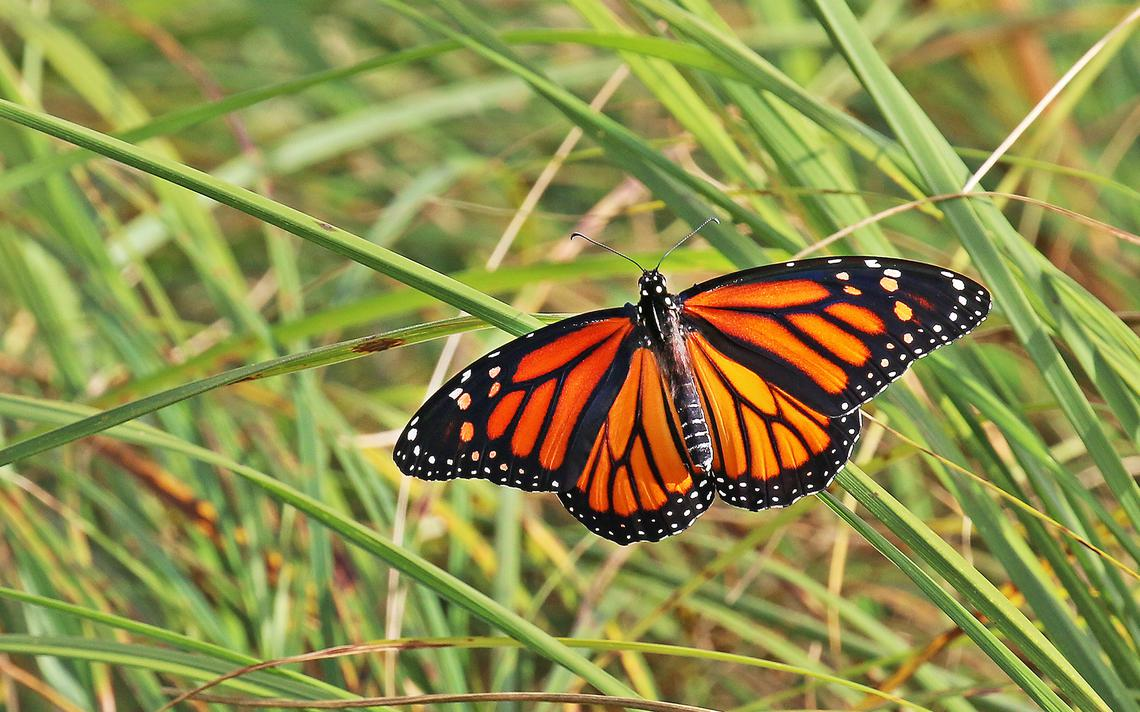
#> input picture Images/butterfly.jpg, 1140 x 712 px
$ jupyter execute 'Lecture 3_ex.ipynb'
#> lines starting #> are read from the running program, lines starting #| are printed output that depends on the picture; long printed decimals are rounded
Induwara Senadheera
190574U

[cell 1]
# Question 01

import cv2 as cv
import numpy as np
import matplotlib.pyplot as plt

img = cv.imread(r"./Images/butterfly.jpg")
#> img is the input picture: shape (712, 1140, 3); mean B, G, R 74.4, 141.7, 141.7

kernel = np.ones((9,9), float)/81
imgc = cv.filter2D(img, -1, kernel)

fig, axes = plt.subplots(1,3 , sharex = 'all' , sharey = 'all', figsize=(18,18))
axes[0].imshow(cv.cvtColor(img, cv.COLOR_BGR2RGB))
axes[0].set_title('Original')
axes[0].set_xticks([]), axes[1].set_yticks([])
axes[1].imshow(cv.cvtColor(imgc, cv.COLOR_BGR2RGB))
axes[1].set_title('Averaging')
axes[1].set_xticks([]), axes[1].set_yticks([])


# ---------- Gaussion Filter --------------

sigma = 4
imgc = cv.GaussianBlur(img, (9,9),sigma)
axes[2].imshow(cv.cvtColor(imgc, cv.COLOR_BGR2RGB))
axes[2].set_title('Gaussian Blur')
axes[2].set_xticks([]), axes[2].set_yticks([])
plt.show()

[cell 2]
# Question 01

import cv2 as cv
import numpy as np
import matplotlib.pyplot as plt

img = cv.imread(r"./Images/butterfly.jpg", cv.IMREAD_REDUCED_GRAYSCALE_8).astype(np.float32)
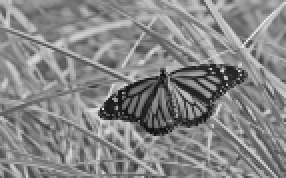
#> img: shape (89, 143) float32 (shown 2 times larger); min 14, max 234, mean 134.1
assert img is not None

box_kernel = np.ones((9,9), float)/81
img_avg = cv.filter2D(img, -1, box_kernel)
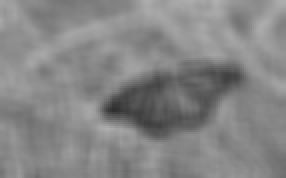
#> img_avg: shape (89, 143) float32 (shown 2 times larger); min 46.48, max 177.1, mean 134.1
sigma = 4
img_gaussian = cv.GaussianBlur(img, (9,9),sigma)

fig, ax = plt.subplots(1,3 , sharex = 'all' , sharey = 'all', figsize=(18,18))
ax[0].imshow(img,cmap= 'gray', vmin=0, vmax=255)
ax[0].set_title('Original')
ax[0].set_xticks([]), ax[1].set_yticks([])
ax[1].imshow(img_avg,cmap= 'gray', vmin=0, vmax=255)
ax[1].set_title('Bpx Filtered')
ax[1].set_xticks([]), ax[1].set_yticks([])
ax[2].imshow(img_gaussian,cmap= 'gray', vmin=0, vmax=255)
ax[2].set_title('Gaussian Filtered')
ax[2].set_xticks([]), ax[2].set_yticks([])
plt.show()

[cell 3]
# ------ Question 02

import cv2 as cv
import numpy as np
import matplotlib.pyplot as plt
from mpl_toolkits.mplot3d import Axes3D
from matplotlib import cm
from matplotlib.ticker import LinearLocator, FormatStrFormatter

fig = plt.figure(figsize=(10,10))
ax = fig.add_subplot(111,projection = '3d')
sigma = 1

X_ = np.arange(-5,5.1,0.1)
Y_ = np.arange(-5,5.1, 0.1)
X, Y = np.meshgrid(X_,Y_)
Z = np.exp(-(X**2 + Y**2)/(2*np.pi*sigma*2))

# Plot surface
surf = ax.plot_surface(X,Y,Z, cmap = cm.jet, linewidth = 0 , antialiased = True)

#Customize the Z axis
ax.zaxis.set_major_locator(LinearLocator(10))
ax.zaxis.set_major_formatter(FormatStrFormatter('%.02f'))

cset = ax.contour(X, Y, Z, zdir='z', offset=np.min(Z) -1.5, cmap = cm.jet)
ax.set_zlim(np.min(Z)-2,np.max(Z))
plt.axis("off")
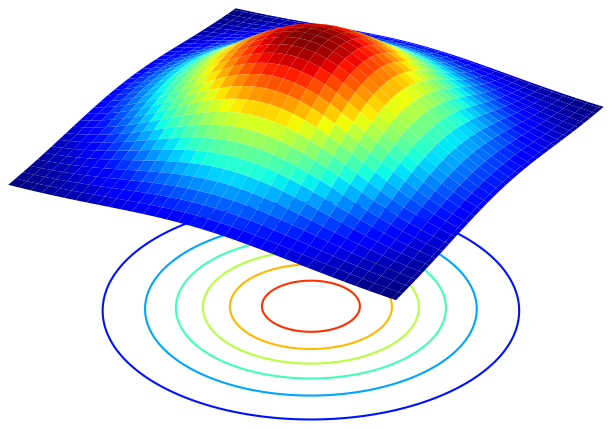
#> figure drawn by matplotlib, 1 panel

[cell 4]
# ---- Question 03

import cv2 as cv
import numpy as np
import matplotlib.pyplot as plt

img = cv.imread(r"./Images/contact_lens.tif", cv.IMREAD_GRAYSCALE).astype(np.float32)
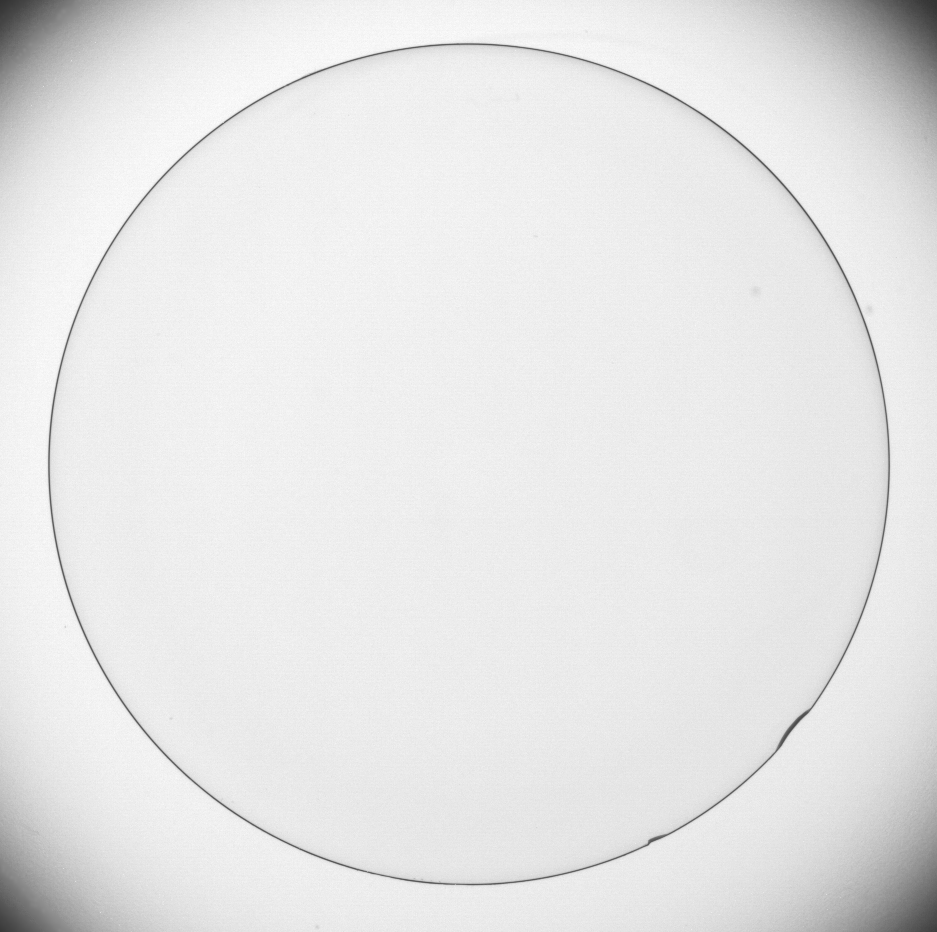
#> input picture Images/contact_lens.tif, 937 x 932 px
#> img: shape (932, 937) float32; min 50, max 255, mean 229.7
assert img is not None

sobel_v = np.array([[-1,-2,-1],[0,0,0],[1,2,1]], dtype = np.float32)
img_x = cv.filter2D(img, -1, sobel_v)
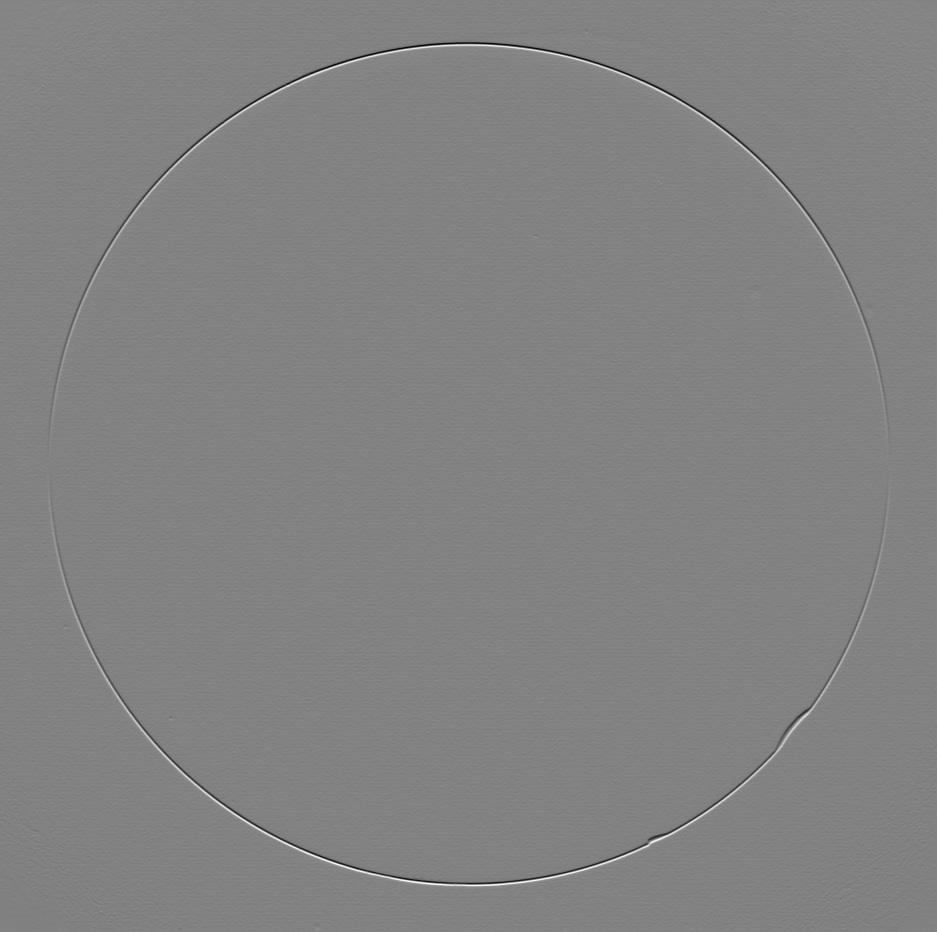
#> img_x: shape (932, 937) float32; min -597, max 567, mean 0; drawn with min black and max white
sobel_h = np.array([[-1,0,1],[-2,0,2],[-1,0,1]], dtype = 'float')
img_y = cv.filter2D(img, -1, sobel_h)

grad_img = np.sqrt(img_x**2+img_y**2)
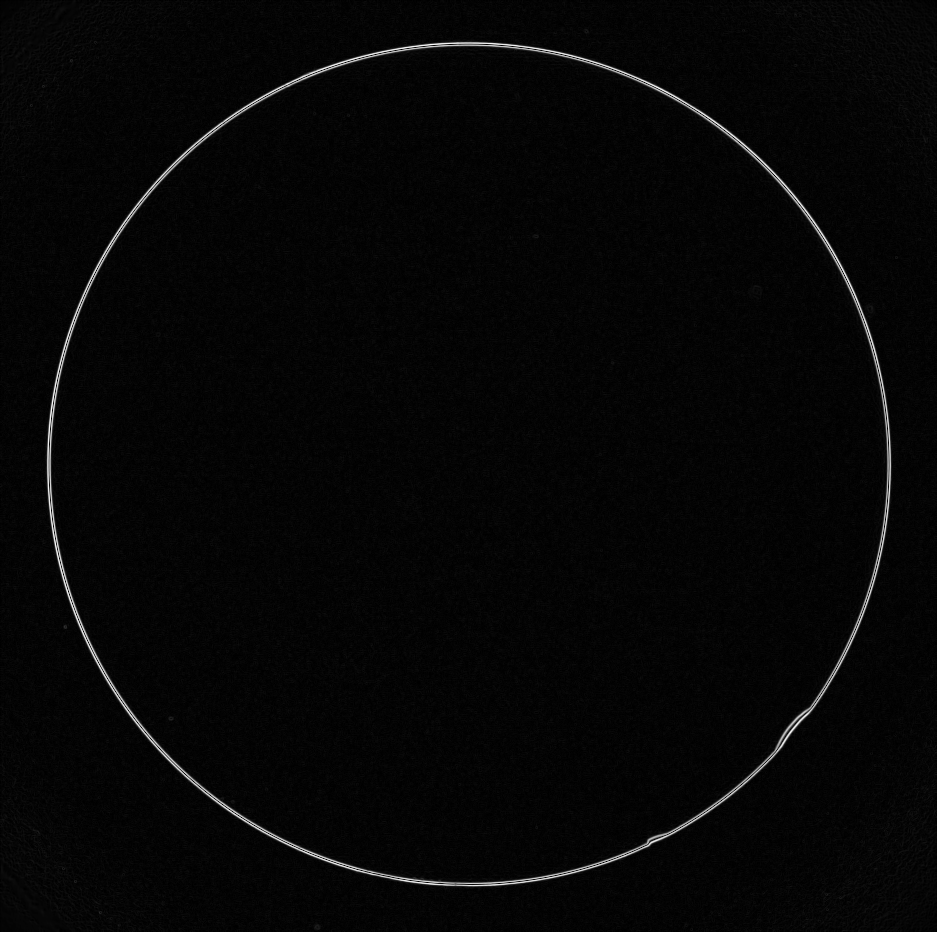
#> grad_img: shape (932, 937) float32; min 0, max 597.5, mean 15.1; drawn with min black and max white

fig, ax = plt.subplots(1,4 , sharex = 'all' , sharey = 'all', figsize=(18,18))
ax[0].imshow(img,cmap= 'gray',vmin=0, vmax=255)
ax[0].set_title('Original')
ax[1].imshow(img_x,cmap= 'gray',vmin=-1020, vmax=1020)
ax[1].set_title('Sobel Vertical')
ax[2].imshow(img_y,cmap= 'gray',vmin=-1020, vmax=1020)
ax[2].set_title('Sobel Horizontal')
ax[3].imshow(grad_img,cmap= 'gray')
ax[3].set_title('Gradient Magnitude')

for i in range(4):
    ax[i].set_xticks([]), ax[i].set_yticks([])

plt.show()

[cell 5]
# ----- Question 04
# ----- Sharpening
import cv2 as cv
import numpy as np
import matplotlib.pyplot as plt
from scipy import stats

img = cv.imread(r"./Images/tom.jpg", cv.IMREAD_REDUCED_GRAYSCALE_2)
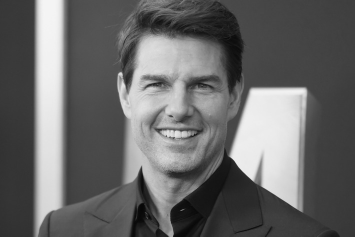
#> input picture Images/tom.jpg, 355 x 237 px
#> img is the input picture: shape (237, 355); min 6, max 245, mean 103.6

sigma =2
kernel = cv.getGaussianKernel(5,sigma)
blurred = cv.sepFilter2D(img , -1 , kernel, kernel, anchor=(-1,-1),delta=0, borderType = cv.BORDER_REPLICATE)
diff = img.astype('float32')-blurred.astype('float32')
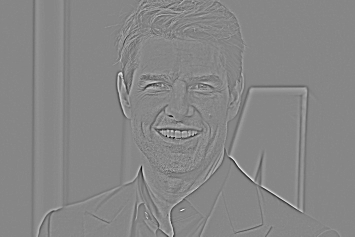
#> diff: shape (237, 355) float32; min -82, max 73, mean 0; drawn with min black and max white

sharpned = cv.addWeighted(img.astype(np.float32),1.0,diff, 1.5,0)
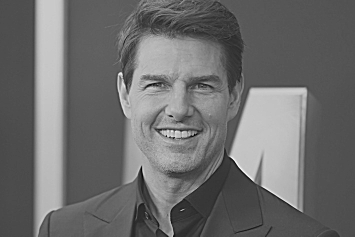
#> sharpned: shape (237, 355) float32; min -63.5, max 326, mean 103.6; drawn with min black and max white

print(stats.describe(diff.ravel()))
#| DescribeResult(nobs=84135, minmax=(-82.0, 73.0), mean=-0.003613, variance=32.461, skewness=-0.4506, kurtosis=24.617)

fig, axes = plt.subplots(2, 2 , sharex = 'all' , sharey = 'all', figsize=(18,18))
axes[0,0].imshow(img,cmap= 'gray')
axes[0,0].set_title('Original')
axes[0,0].set_xticks([]), axes[0,0].set_yticks([])
axes[0,1].imshow(blurred,cmap= 'gray')
axes[0,1].set_title('Blurred')
axes[0,1].set_xticks([]), axes[0,1].set_yticks([])
axes[1,0].imshow(diff+125 ,cmap= 'gray')
axes[1,0].set_title('Difference')
axes[1,0].set_xticks([]), axes[1,0].set_yticks([])
axes[1,1].imshow(sharpned,cmap= 'gray')
axes[1,1].set_title('Sharpened')
axes[1,1].set_xticks([]), axes[0,1].set_yticks([])
plt.show()
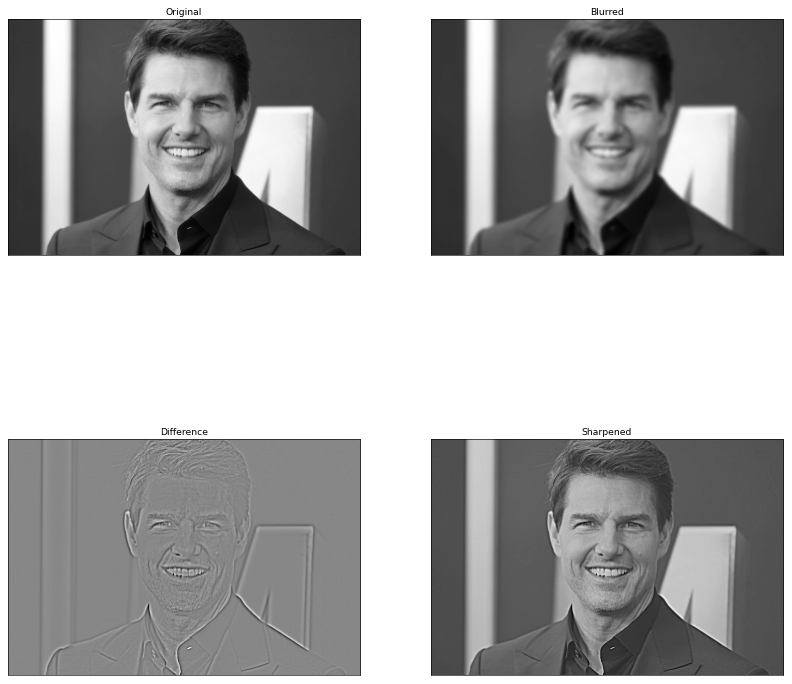
#> figure drawn by matplotlib, 4 panels
